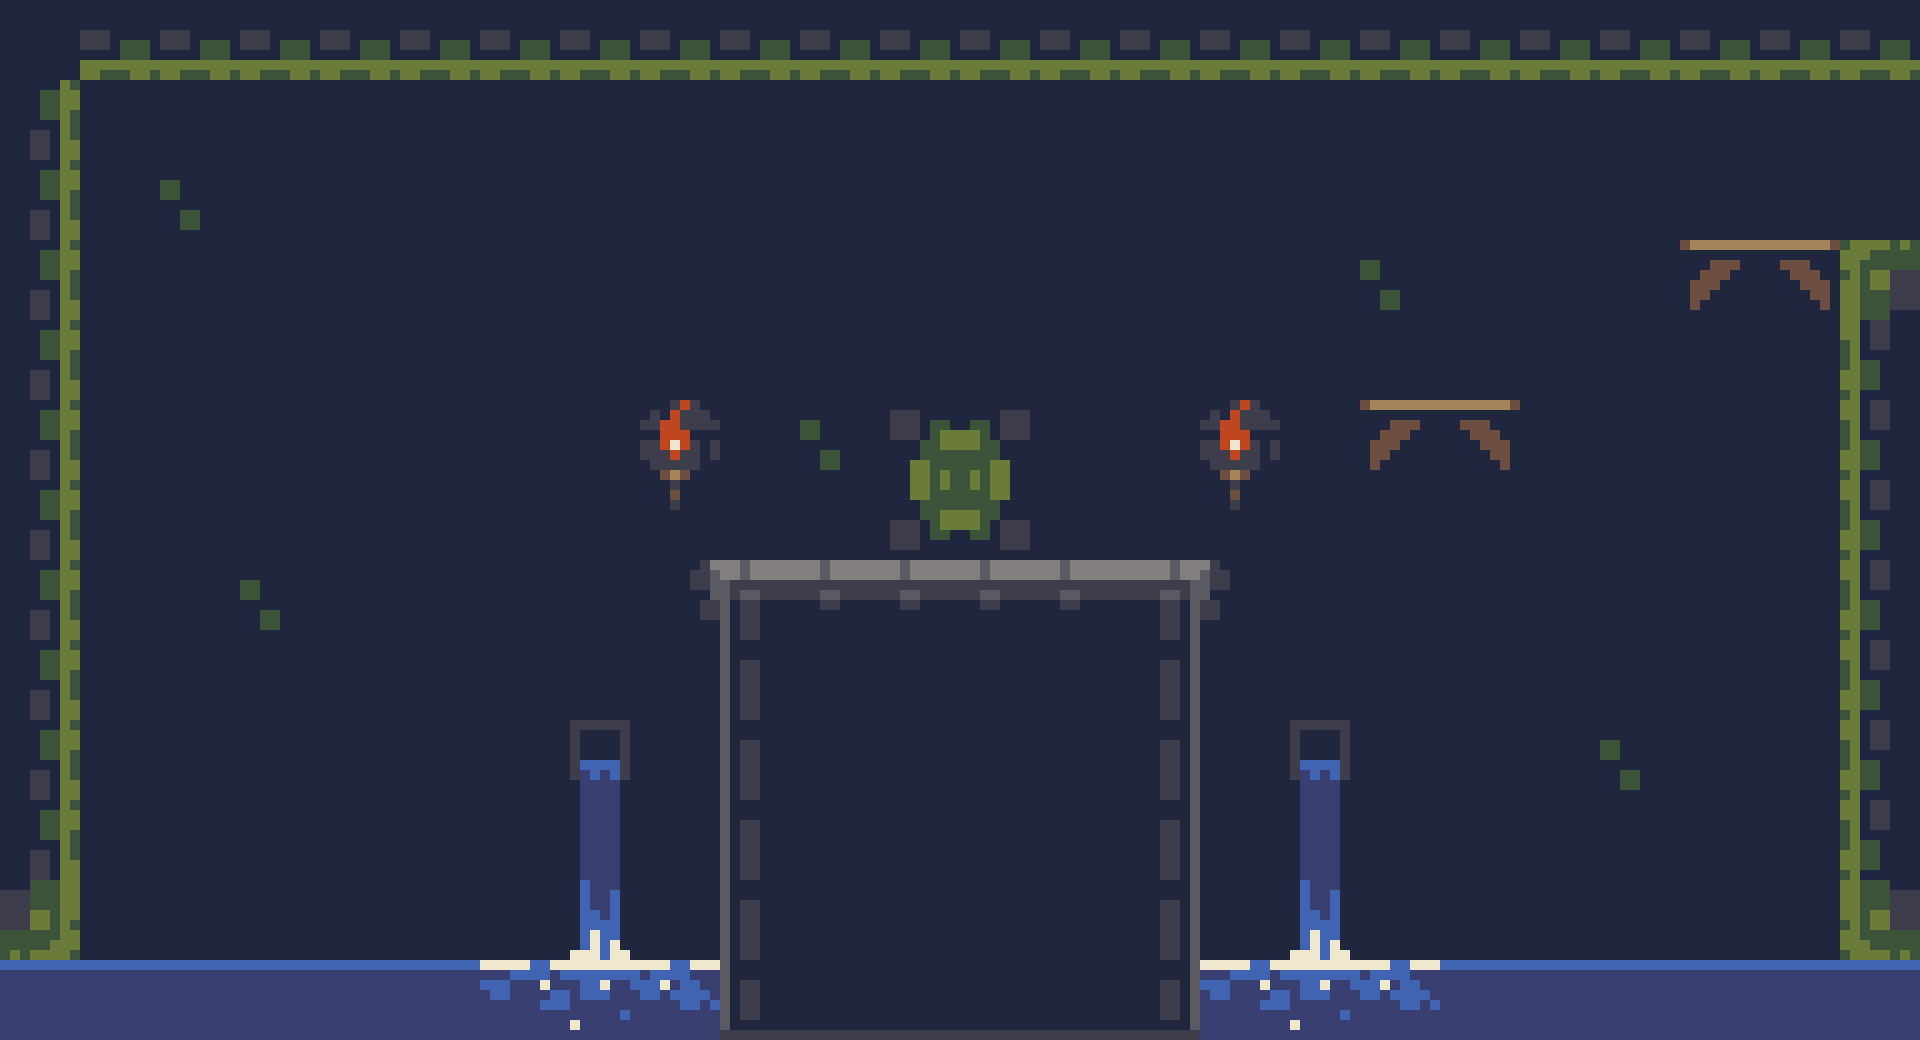

This game map was drawn from its Tiled (.tmx) file and the tilesets committed beside it. A one-line description and the full map source follow:
An orthogonal 24x13 tile map with 80x80 px tiles, 1 tile layer (Слой тайлов 1).

<map version="1.10" tiledversion="1.10.2" orientation="orthogonal" renderorder="right-down" width="24" height="13" tilewidth="80" tileheight="80" infinite="0" nextlayerid="2" nextobjectid="1">
 <tileset firstgid="1" source="tiles.tsx" />
 <layer id="1" name="Слой тайлов 1" width="24" height="13">
  <data encoding="csv">
1,3221225482,3221225482,3221225482,3221225482,3221225482,3221225482,3221225482,3221225482,3221225482,3221225482,3221225482,3221225482,3221225482,3221225482,3221225482,3221225482,3221225482,3221225482,3221225482,3221225482,3221225482,3221225482,3221225482,
2684354570,1,1,1,1,1,1,1,1,1,1,1,1,1,1,1,1,1,1,1,1,1,1,1,
2684354570,1,18,1,1,1,1,1,1,1,1,1,1,1,1,1,1,1,1,1,1,1,1,1,
2684354570,1,1,1,1,1,1,1,1,1,1,1,1,1,1,1,1,18,1,1,1,2147483664,16,536870921,
2684354570,1,1,1,1,1,1,1,1,1,1,1,1,1,1,1,1,1,1,1,1,1,1,1610612746,
2684354570,1,1,1,1,1,1,1,46,1,18,3221225483,1073741835,1,1,46,1,2147483664,16,1,1,1,1,1610612746,
2684354570,1,1,1,1,1,1,1,54,1,1,2147483659,11,1,1,54,1,1,1,1,1,1,1,1610612746,
2684354570,1,1,18,1,1,1,1,33,12,13,13,13,13,2147483660,2147483681,1,1,1,1,1,1,1,1610612746,
2684354570,1,1,1,1,1,1,1,1,20,1,1,1,1,2147483668,1,1,1,1,1,1,1,1,1610612746,
2684354570,1,1,1,1,1,1,65,1,20,1,1,1,1,2147483668,1,65,1,1,1,18,1,1,1610612746,
2684354570,1,1,1,1,1,1,67,1,20,1,1,1,1,2147483668,1,67,1,1,1,1,1,1,1610612746,
3758096393,1,1,1,1,1,1,76,1,20,1,1,1,1,2147483668,1,76,1,1,1,1,1,1,1610612745,
84,84,84,84,84,84,81,82,83,28,29,29,29,29,2147483676,81,82,83,84,84,84,84,84,84
</data>
 </layer>
</map>
